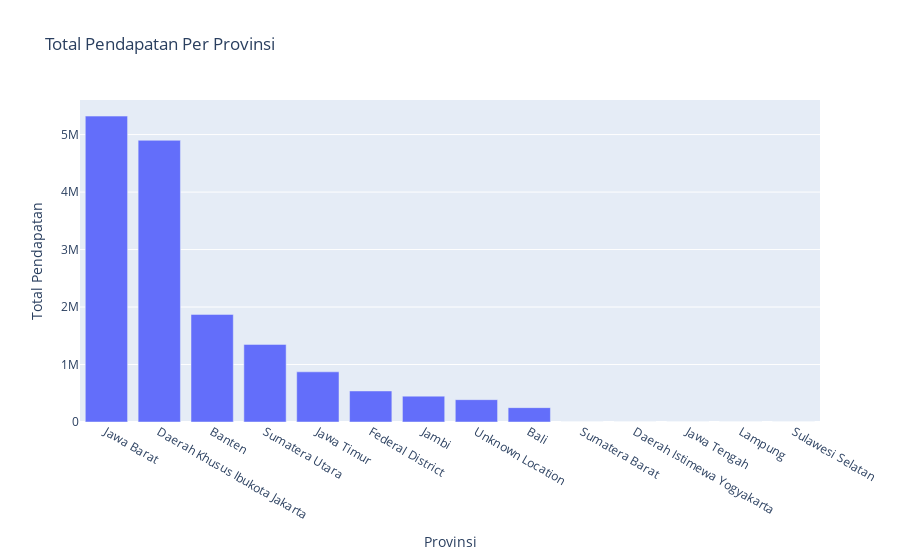

The code cell stored with this chart in its notebook:
### Code cell
fig = px.bar(pendapatan_per_provinsi, x="provinsi", y="total_pendapatan", title="Total Pendapatan Per Provinsi")
fig.update_xaxes(title="Provinsi")
fig.update_yaxes(title="Total Pendapatan")
fig.show()

### Figure 1 — Plotly figure (JSON) as saved in the notebook; plotly's stock layout.template omitted (floating-point values rounded to 4 significant figures)
{"data": [{"alignmentgroup": "True", "hovertemplate": "provinsi=%{x}<br>total_pendapatan=%{y}<extra></extra>", "legendgroup": "", "marker": {"color": "#636efa", "pattern": {"shape": ""}}, "name": "", "offsetgroup": "", "orientation": "v", "showlegend": false, "textposition": "auto", "type": "bar", "x": ["Jawa Barat", "Daerah Khusus Ibukota Jakarta", "Banten", "Sumatera Utara", "Jawa Timur", "Federal District", "Jambi", "Unknown Location", "Bali", "Sumatera Barat", "Daerah Istimewa Yogyakarta", "Jawa Tengah", "Lampung", "Sulawesi Selatan"], "xaxis": "x", "y": [5321750, 4900500, 1872000, 1350000, 873000, 540000, 450000, 388500, 250000, 0, 0, 0, 0, 0], "yaxis": "y"}], "layout": {"barmode": "relative", "legend": {"tracegroupgap": 0}, "title": {"text": "Total Pendapatan Per Provinsi"}, "xaxis": {"anchor": "y", "domain": [0, 1], "title": {"text": "Provinsi"}}, "yaxis": {"anchor": "x", "domain": [0, 1], "title": {"text": "Total Pendapatan"}}}}
